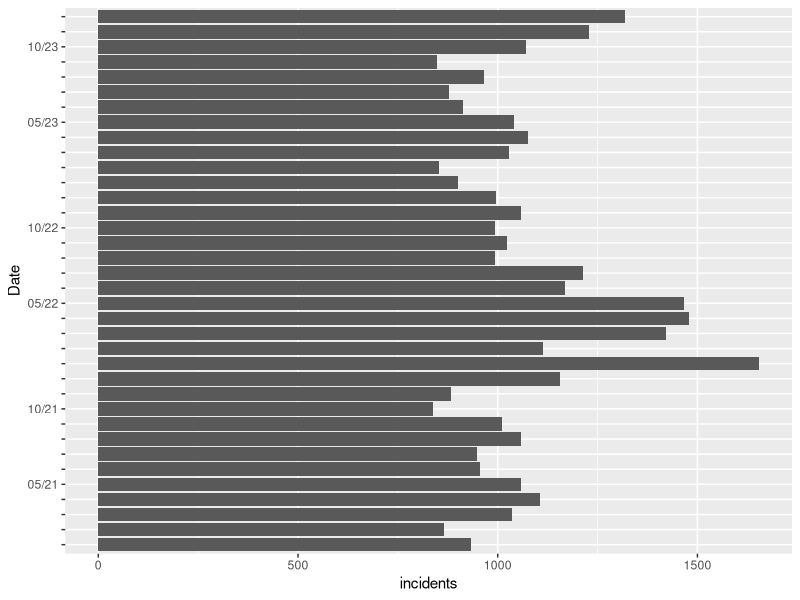
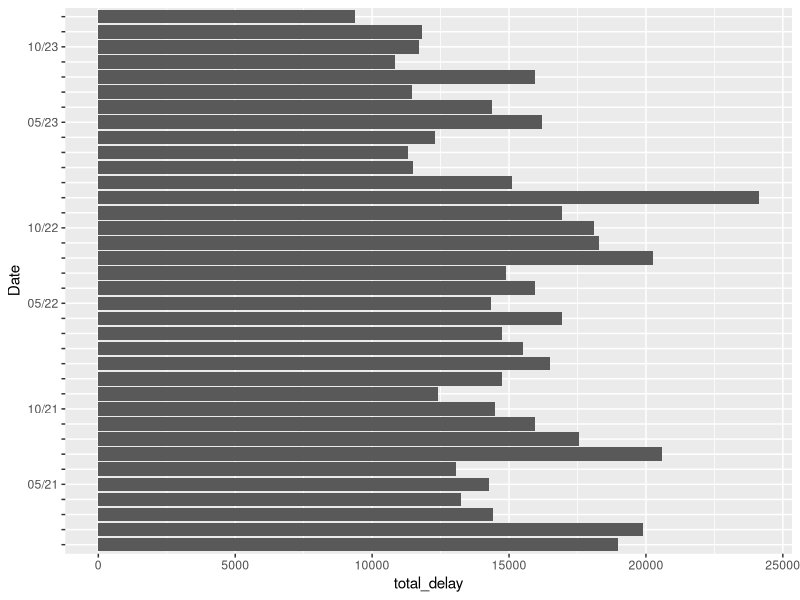

These charts were generated, in order, by the following R code: (Note: this script raises an error after producing the figures.)
## ---- chunk 1
#| include: false
#| warning: false
#| message: false

library(tidyverse)
library(here)
library(knitr)
library(kableExtra)
analysis_data <- read_csv(here("outputs/data/analysis_data.csv"))
analysis_data$Date <- factor(analysis_data$Date, levels = unique(analysis_data$Date))
raw_data_ex <- read_csv(here("inputs/data/raw_data_2021.csv"))

## ---- chunk 2
#| label: tabl-raw
#| tbl-cap: "Sample of uncleaned TTC Delay Data"
#| echo: false
#| message: false
#| warning: false
#| include: false

table_raw <- kable(head(raw_data_ex)) %>% 
  kable_styling(full_width = FALSE) %>% 
  kable_styling(
      latex_options = c("hold_position"),
      full_width = FALSE
    ) %>%
    column_spec(column = 1:ncol(raw_data_ex), width = "2cm")

table_raw2 <- kable(head(raw_data_ex),
  escape = FALSE) %>%
  kable_styling(
    full_width = FALSE,  # Set to FALSE to limit width
    bootstrap_options = "striped",  # Add striped rows for better readability
    latex_options = c("hold_position")  # Use LaTeX options
  ) %>%
  row_spec(0, bold = TRUE)  # Bold the header row


table_raw2
## ---- chunk 3
#| label: tbl-clean
#| echo: false
#| message: false
#| warning: false
#| tbl-cap: "Sample of Cleaned TTC Delay Data"

analysis_data %>% head() %>% kable()%>% 
  kable_styling(full_width = FALSE)


## ---- chunk 4
#| label: fig-inchist
#| fig-cap: "Number of Delay Incidents accross months"
#| fig-align: 'center'
#| echo: false
#| warning: false

# Note for clarify: The scale_x_discrete code just makes it so the labels for only some of the bars are included, so that the label does not look too clutered!

analysis_data %>% ggplot( aes(Date, incidents)) +
  geom_col()+
  scale_x_discrete(labels = c("","","","","05/21","","","","","10/21","","",
          "","","","","05/22","","","","","10/22","","",
          "","","","","05/23","","","","","10/23","","")) + 
  coord_flip()

## ---- chunk 5
#| label: fig-delhist
#| fig-cap: "Total Delay (in minutes) accross months"
#| fig-align: 'center'
#| echo: false
#| warning: false

# Note for clarify: The scale_x_discrete code just makes it so the labels for only some of the bars are included, so that the label does not look too clutered!

ggplot(analysis_data, aes(Date, total_delay)) +
  geom_col() +
  coord_flip() + 
  scale_x_discrete(limits = rev(levels(analysis_data$Date)), labels = c("","","","","05/21","","","","","10/21","","",
          "","","","","05/22","","","","","10/22","","",
          "","","","","05/23","","","","","10/23","",""))

## ---- chunk 6
#| label: fig-incplot
#| fig-cap: "Incidents across months (elasped from Jan/2021), with line of best fit"
#| fig-align: 'center'
#| echo: false
#| warning: false

ggplot(analysis_data, aes(x = months_elapsed, y = incidents)) +
  geom_point() +
  geom_smooth(method = "lm", se = FALSE, color = "blue") # Add a line of best fit
## ---- chunk 7
#| label: fig-delplot
#| fig-cap: "Total_delay (in minutes) across months (elasped from Jan/2021), with line of best fit"
#| fig-align: 'center'
#| echo: false
#| warning: false
ggplot(analysis_data, aes(x = months_elapsed, y = total_delay)) +
  geom_point() +
  geom_smooth(method = "lm", se = FALSE, color = "blue") # Add a line of best fit

## ---- chunk 8
#| echo: false

# Although the raw input of this code is not included, this was the code used to calcualte the R values for the two pairs of variables. 
incidents_correlation <- cor(analysis_data$months_elapsed, analysis_data$incidents)
delay_correlation <- cor(analysis_data$months_elapsed, analysis_data$total_delay)
# print(paste("Incidents_Correlation (R value):", incidents_correlation))
# print(paste("Delay_Correlation (R value):", delay_correlation))
